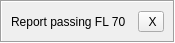
<?xml version="1.0" encoding="UTF-8"?>
<ui version="4.0">
 <class>ReminderItem</class>
 <widget class="QWidget" name="ReminderItem">
  <property name="geometry">
   <rect>
    <x>0</x>
    <y>0</y>
    <width>175</width>
    <height>43</height>
   </rect>
  </property>
  <property name="windowTitle">
   <string>ReminderItem</string>
  </property>
  <layout class="QHBoxLayout" name="horizontalLayout_2">
   <property name="spacing">
    <number>0</number>
   </property>
   <property name="margin">
    <number>0</number>
   </property>
   <item>
    <widget class="QFrame" name="frame">
     <property name="frameShape">
      <enum>QFrame::Box</enum>
     </property>
     <property name="frameShadow">
      <enum>QFrame::Sunken</enum>
     </property>
     <layout class="QHBoxLayout" name="horizontalLayout">
      <item>
       <widget class="QLabel" name="label">
        <property name="text">
         <string>Report passing FL 70</string>
        </property>
       </widget>
      </item>
      <item>
       <spacer name="horizontalSpacer">
        <property name="orientation">
         <enum>Qt::Horizontal</enum>
        </property>
        <property name="sizeHint" stdset="0">
         <size>
          <width>17</width>
          <height>20</height>
         </size>
        </property>
       </spacer>
      </item>
      <item>
       <widget class="QToolButton" name="toolButton">
        <property name="text">
         <string> X</string>
        </property>
        <property name="iconSize">
         <size>
          <width>0</width>
          <height>0</height>
         </size>
        </property>
        <property name="popupMode">
         <enum>QToolButton::DelayedPopup</enum>
        </property>
        <property name="toolButtonStyle">
         <enum>Qt::ToolButtonTextOnly</enum>
        </property>
       </widget>
      </item>
     </layout>
    </widget>
   </item>
  </layout>
 </widget>
 <resources/>
 <connections/>
</ui>
